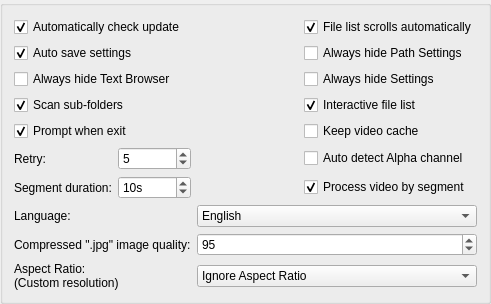
            <widget class="QGroupBox" name="groupBox_8">
             <property name="title">
              <string/>
             </property>
             <layout class="QGridLayout" name="gridLayout_14">
              <item row="5" column="3">
               <widget class="QCheckBox" name="checkBox_AutoDetectAlphaChannel">
                <property name="toolTip">
                 <string>When the alpha channel is detected in the picture, software will
automatically use the waifu2x-converter engine to process the
picture and force the picture to be saved as PNG.
Please make sure the waifu2x-converter engine is compatible
with your PC before enabling this option.</string>
                </property>
                <property name="text">
                 <string>Auto detect Alpha channel</string>
                </property>
                <property name="checked">
                 <bool>false</bool>
                </property>
               </widget>
              </item>
              <item row="8" column="0" colspan="2">
               <widget class="QLabel" name="label_23">
                <property name="text">
                 <string>Compressed &quot;.jpg&quot; image quality:</string>
                </property>
               </widget>
              </item>
              <item row="0" column="0" colspan="2">
               <widget class="QCheckBox" name="checkBox_autoCheckUpdate">
                <property name="sizePolicy">
                 <sizepolicy hsizetype="Minimum" vsizetype="Fixed">
                  <horstretch>0</horstretch>
                  <verstretch>0</verstretch>
                 </sizepolicy>
                </property>
                <property name="toolTip">
                 <string>Automatically check for updates on startup.</string>
                </property>
                <property name="text">
                 <string>Automatically check update</string>
                </property>
                <property name="checked">
                 <bool>true</bool>
                </property>
               </widget>
              </item>
              <item row="3" column="3">
               <widget class="QCheckBox" name="checkBox_FileList_Interactive">
                <property name="text">
                 <string>Interactive file list</string>
                </property>
                <property name="checked">
                 <bool>true</bool>
                </property>
               </widget>
              </item>
              <item row="1" column="0" colspan="2">
               <widget class="QCheckBox" name="checkBox_AutoSaveSettings">
                <property name="toolTip">
                 <string>Settings will be saved automatically when you close the software.</string>
                </property>
                <property name="text">
                 <string>Auto save settings</string>
                </property>
                <property name="checked">
                 <bool>true</bool>
                </property>
               </widget>
              </item>
              <item row="5" column="0">
               <widget class="QLabel" name="label_39">
                <property name="text">
                 <string>Retry:</string>
                </property>
               </widget>
              </item>
              <item row="0" column="3">
               <widget class="QCheckBox" name="checkBox_FileListAutoSlide">
                <property name="toolTip">
                 <string>When the file processing status changes, the file list scrolls automatically.</string>
                </property>
                <property name="text">
                 <string>File list scrolls automatically</string>
                </property>
                <property name="checked">
                 <bool>true</bool>
                </property>
               </widget>
              </item>
              <item row="5" column="1">
               <widget class="QSpinBox" name="spinBox_retry">
                <property name="minimum">
                 <number>1</number>
                </property>
                <property name="maximum">
                 <number>999999999</number>
                </property>
                <property name="value">
                 <number>5</number>
                </property>
               </widget>
              </item>
              <item row="2" column="0" colspan="2">
               <widget class="QCheckBox" name="checkBox_AlwaysHideTextBrowser">
                <property name="toolTip">
                 <string>[Text browser] will be automatically hidden when the software starts.</string>
                </property>
                <property name="text">
                 <string>Always hide Text Browser</string>
                </property>
               </widget>
              </item>
              <item row="8" column="2" colspan="2">
               <widget class="QSpinBox" name="spinBox_JPGCompressedQuality">
                <property name="toolTip">
                 <string>0(worst quality)~99
We recommend you use the default value(90)</string>
                </property>
                <property name="minimum">
                 <number>0</number>
                </property>
                <property name="value">
                 <number>95</number>
                </property>
               </widget>
              </item>
              <item row="6" column="1">
               <widget class="QSpinBox" name="spinBox_SegmentDuration">
                <property name="toolTip">
                 <string>When processing video in segments, the length of each video clip.
This will determine how much hard disk space the program will occupy 
when processing video in segments.</string>
                </property>
                <property name="suffix">
                 <string notr="true">s</string>
                </property>
                <property name="prefix">
                 <string/>
                </property>
                <property name="minimum">
                 <number>1</number>
                </property>
                <property name="maximum">
                 <number>999999999</number>
                </property>
                <property name="value">
                 <number>10</number>
                </property>
               </widget>
              </item>
              <item row="6" column="0">
               <widget class="QLabel" name="label_SegmentDuration">
                <property name="toolTip">
                 <string>When processing video in segments, the length of each video clip.
This will determine how much hard disk space the program will occupy 
when processing video in segments.</string>
                </property>
                <property name="text">
                 <string>Segment duration:</string>
                </property>
               </widget>
              </item>
              <item row="3" column="0" colspan="2">
               <widget class="QCheckBox" name="checkBox_ScanSubFolders">
                <property name="text">
                 <string>Scan sub-folders</string>
                </property>
                <property name="checked">
                 <bool>true</bool>
                </property>
               </widget>
              </item>
              <item row="7" column="2" colspan="2">
               <widget class="QComboBox" name="comboBox_language">
                <property name="minimumSize">
                 <size>
                  <width>150</width>
                  <height>0</height>
                 </size>
                </property>
                <property name="toolTip">
                 <string>We recommend that you restart the software after changing 
the language for the language settings to fully take effect.</string>
                </property>
                <property name="currentText">
                 <string notr="true">English</string>
                </property>
                <item>
                 <property name="text">
                  <string notr="true">English</string>
                 </property>
                </item>
                <item>
                 <property name="text">
                  <string notr="true">简体中文</string>
                 </property>
                </item>
                <item>
                 <property name="text">
                  <string notr="true">日本語(機械翻訳)</string>
                 </property>
                </item>
               </widget>
              </item>
              <item row="7" column="0" colspan="2">
               <widget class="QLabel" name="label_21">
                <property name="maximumSize">
                 <size>
                  <width>16777215</width>
                  <height>16777215</height>
                 </size>
                </property>
                <property name="toolTip">
                 <string>We recommend that you restart the software after changing 
the language for the language settings to fully take effect.</string>
                </property>
                <property name="text">
                 <string notr="true">Language:</string>
                </property>
               </widget>
              </item>
              <item row="9" column="2" colspan="2">
               <widget class="QComboBox" name="comboBox_AspectRatio_custRes">
                <property name="minimumSize">
                 <size>
                  <width>280</width>
                  <height>0</height>
                 </size>
                </property>
                <property name="currentIndex">
                 <number>0</number>
                </property>
                <item>
                 <property name="text">
                  <string>Ignore Aspect Ratio</string>
                 </property>
                </item>
                <item>
                 <property name="text">
                  <string>Keep Aspect Ratio</string>
                 </property>
                </item>
                <item>
                 <property name="text">
                  <string>Keep Aspect Ratio By Expanding</string>
                 </property>
                </item>
               </widget>
              </item>
              <item row="4" column="0" colspan="2">
               <widget class="QCheckBox" name="checkBox_PromptWhenExit">
                <property name="text">
                 <string>Prompt when exit</string>
                </property>
                <property name="checked">
                 <bool>true</bool>
                </property>
               </widget>
              </item>
              <item row="9" column="0" colspan="2">
               <widget class="QLabel" name="label_44">
                <property name="text">
                 <string>Aspect Ratio:
(Custom resolution)</string>
                </property>
                <property name="alignment">
                 <set>Qt::AlignLeading|Qt::AlignLeft|Qt::AlignVCenter</set>
                </property>
               </widget>
              </item>
              <item row="2" column="3">
               <widget class="QCheckBox" name="checkBox_AlwaysHideSettings">
                <property name="toolTip">
                 <string>[Settings] will be automatically hidden when the software starts.</string>
                </property>
                <property name="text">
                 <string>Always hide Settings</string>
                </property>
               </widget>
              </item>
              <item row="1" column="3">
               <widget class="QCheckBox" name="checkBox_AlwaysHideInput">
                <property name="toolTip">
                 <string>[Path settings] will be automatically hidden when the software starts.</string>
                </property>
                <property name="text">
                 <string>Always hide Path Settings</string>
                </property>
               </widget>
              </item>
              <item row="4" column="3">
               <widget class="QCheckBox" name="checkBox_KeepVideoCache">
                <property name="text">
                 <string>Keep video cache</string>
                </property>
                <property name="checked">
                 <bool>false</bool>
                </property>
               </widget>
              </item>
              <item row="6" column="3">
               <widget class="QCheckBox" name="checkBox_ProcessVideoBySegment">
                <property name="toolTip">
                 <string>Processing video in segments can greatly reduce the 
hard disk space occupied by processing video. But it 
will increase the time required to process video.</string>
                </property>
                <property name="text">
                 <string>Process video by segment</string>
                </property>
                <property name="checked">
                 <bool>true</bool>
                </property>
               </widget>
              </item>
             </layout>
            </widget>
